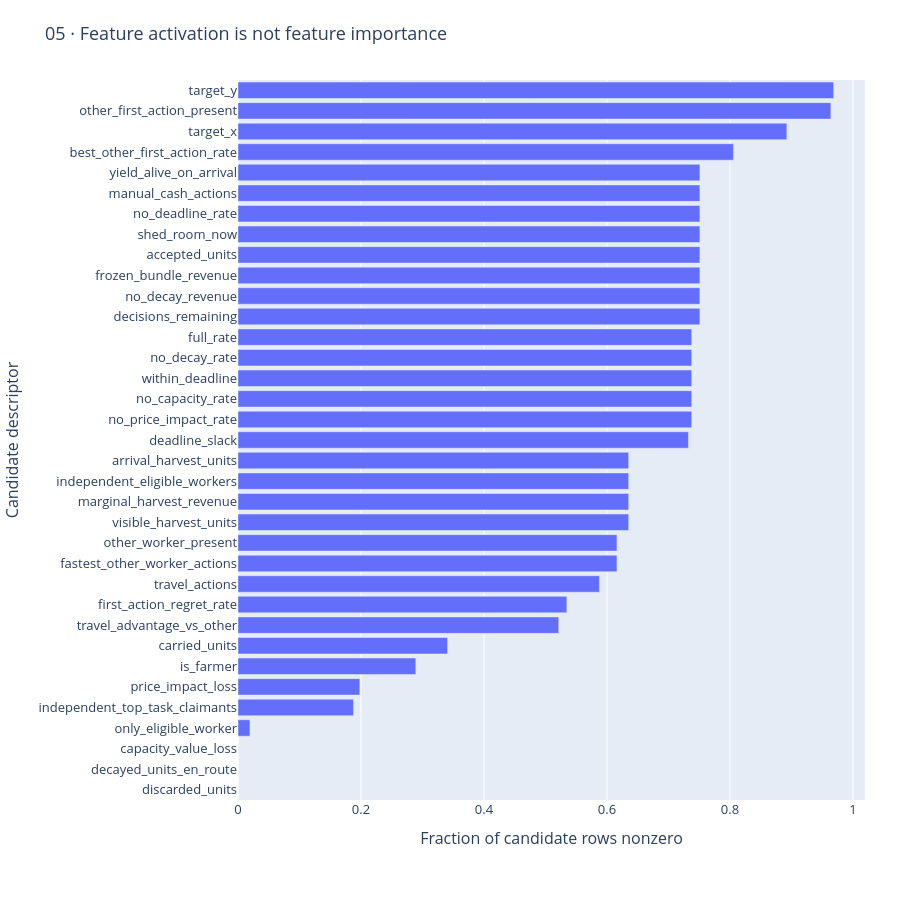

The code cell stored with this chart in its notebook:
### Markdown cell above
## 7 · Activation and representation coverage

Nonzero frequency is not feature importance. Constants in this final-day, latency-censored development slice are not grounds to reject a mechanism globally. No validation or holdout features are screened here.

### Code cell
charts[4].show(renderer="plotly_mimetype")
constants = data["registry"].query("distinct_values <= 1")
display(constants[["feature", "distinct_values", "nonzero_fraction"]])

### Figure 1 — Plotly figure (JSON) as saved in the notebook; plotly's stock layout.template omitted (floating-point values rounded to 4 significant figures)
{"data": [{"customdata": [[1, 0], [1, 0], [1, 0], [2, 7], [5, 7], [9, 7], [2, 7], [18, 7], [13, 7], [407, 7], [9, 7], [13, 7], [2, 7], [7, 7], [28, 7], [5, 7], [7, 7], [26, 7], [410, 7], [433, 7], [2, 7], [433, 7], [433, 7], [24, 7], [180, 7], [180, 7], [20, 7], [7, 7], [449, 7], [15, 7], [2, 7], [265, 7], [6, 7], [2, 7], [6, 7]], "hovertemplate": "Fraction of candidate rows nonzero=%{x}<br>Candidate descriptor=%{y}<br>distinct_values=%{customdata[0]}<br>episodes_with_variation=%{customdata[1]}<extra></extra>", "legendgroup": "", "marker": {"color": "#636efa", "pattern": {"shape": ""}}, "name": "", "orientation": "h", "showlegend": false, "textposition": "auto", "type": "bar", "x": [0.0, 0.0, 0.0, 0.01944, 0.1878, 0.1981, 0.2891, 0.3408, 0.5215, 0.5347, 0.5877, 0.6162, 0.6162, 0.6352, 0.6352, 0.6352, 0.6352, 0.7324, 0.7378, 0.7378, 0.7378, 0.7378, 0.7378, 0.751, 0.751, 0.751, 0.751, 0.751, 0.751, 0.751, 0.751, 0.8056, 0.8925, 0.964, 0.9686], "xaxis": "x", "y": ["discarded_units", "decayed_units_en_route", "capacity_value_loss", "only_eligible_worker", "independent_top_task_claimants", "price_impact_loss", "is_farmer", "carried_units", "travel_advantage_vs_other", "first_action_regret_rate", "travel_actions", "fastest_other_worker_actions", "other_worker_present", "visible_harvest_units", "marginal_harvest_revenue", "independent_eligible_workers", "arrival_harvest_units", "deadline_slack", "no_price_impact_rate", "no_capacity_rate", "within_deadline", "no_decay_rate", "full_rate", "decisions_remaining", "no_decay_revenue", "frozen_bundle_revenue", "accepted_units", "shed_room_now", "no_deadline_rate", "manual_cash_actions", "yield_alive_on_arrival", "best_other_first_action_rate", "target_x", "other_first_action_present", "target_y"], "yaxis": "y"}], "layout": {"barmode": "relative", "font": {"size": 13}, "height": 900, "legend": {"tracegroupgap": 0}, "margin": {"b": 100, "l": 65, "r": 35, "t": 80}, "title": {"text": "05 · Feature activation is not feature importance"}, "xaxis": {"anchor": "y", "domain": [0, 1], "title": {"text": "Fraction of candidate rows nonzero"}}, "yaxis": {"anchor": "x", "domain": [0, 1], "title": {"text": "Candidate descriptor"}}}}
